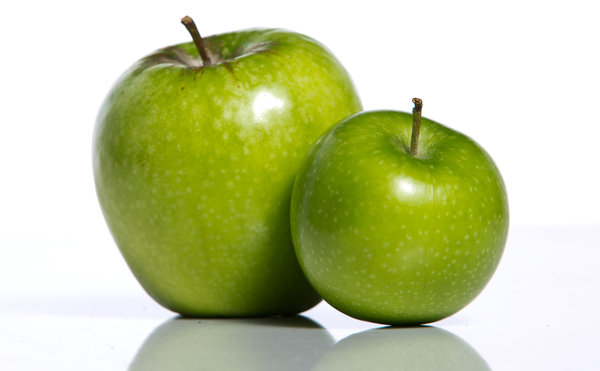
#> input picture test.jpg, 600 x 371 px
$ python opencv101.py
#> lines starting #> are read from the running program, lines starting #| are printed output that depends on the picture
import cv2
import numpy as np
from matplotlib import pyplot as plt

def readNwrite(img):
    print ("Press 'S' to save, Esc or 'Q' to quit")
    cv2.imshow('image', img)
    key = cv2.waitKey(0)
    if key == 27 or key == ord('q'): # Strike "ESC" and destroy the window
        cv2.destroyAllWindows()
    elif key == ord('s'): # Strike "S" and save the image
        cv2.imwrite('grayscaled.png',img)
        cv2.destroyAllWindows()

def blurImage(img):
    kernel = np.ones((5, 5), np.float32) / 25
    dst = cv2.filter2D(img, -1, kernel)

    plt.subplot(121), plt.imshow(img), plt.title('Original')
    plt.xticks([]), plt.yticks([])
    plt.subplot(122), plt.imshow(dst), plt.title('Averaging')
    plt.xticks([]), plt.yticks([])
    plt.show()

def showHistogram(img):
    color = ('b', 'g', 'r')
    for i, col in enumerate(color):
        histr = cv2.calcHist([img], [i], None, [256], [0, 256])
        plt.plot(histr, color=col)
        plt.xlim([0, 256])
    plt.show()

def main():
    # read a image in greyscale
    img = cv2.imread('test.jpg', 0)
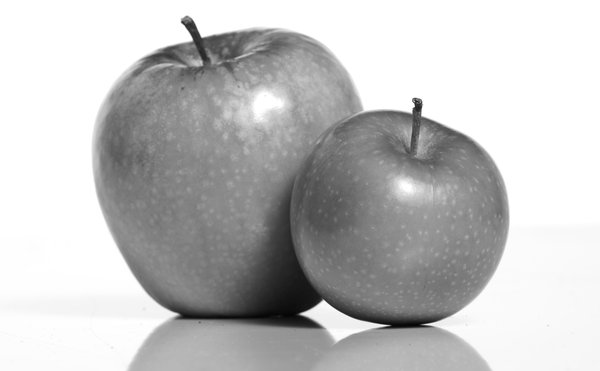
#> img: shape (371, 600); min 3, max 255, mean 193.8
    #readNwrite(img)
    img = cv2.imread('test.jpg')
#> img is the input picture: shape (371, 600, 3); mean B, G, R 152.5, 201.9, 193.6
    blurImage(img)
#> in blurImage, `plt.show()`:
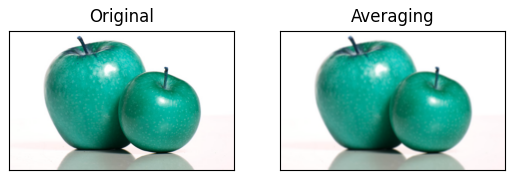
#> figure drawn by matplotlib, 2 panels; B, G, R data is drawn as R, G, B
    #showHistogram(img)

if __name__ == "__main__":
    main()
